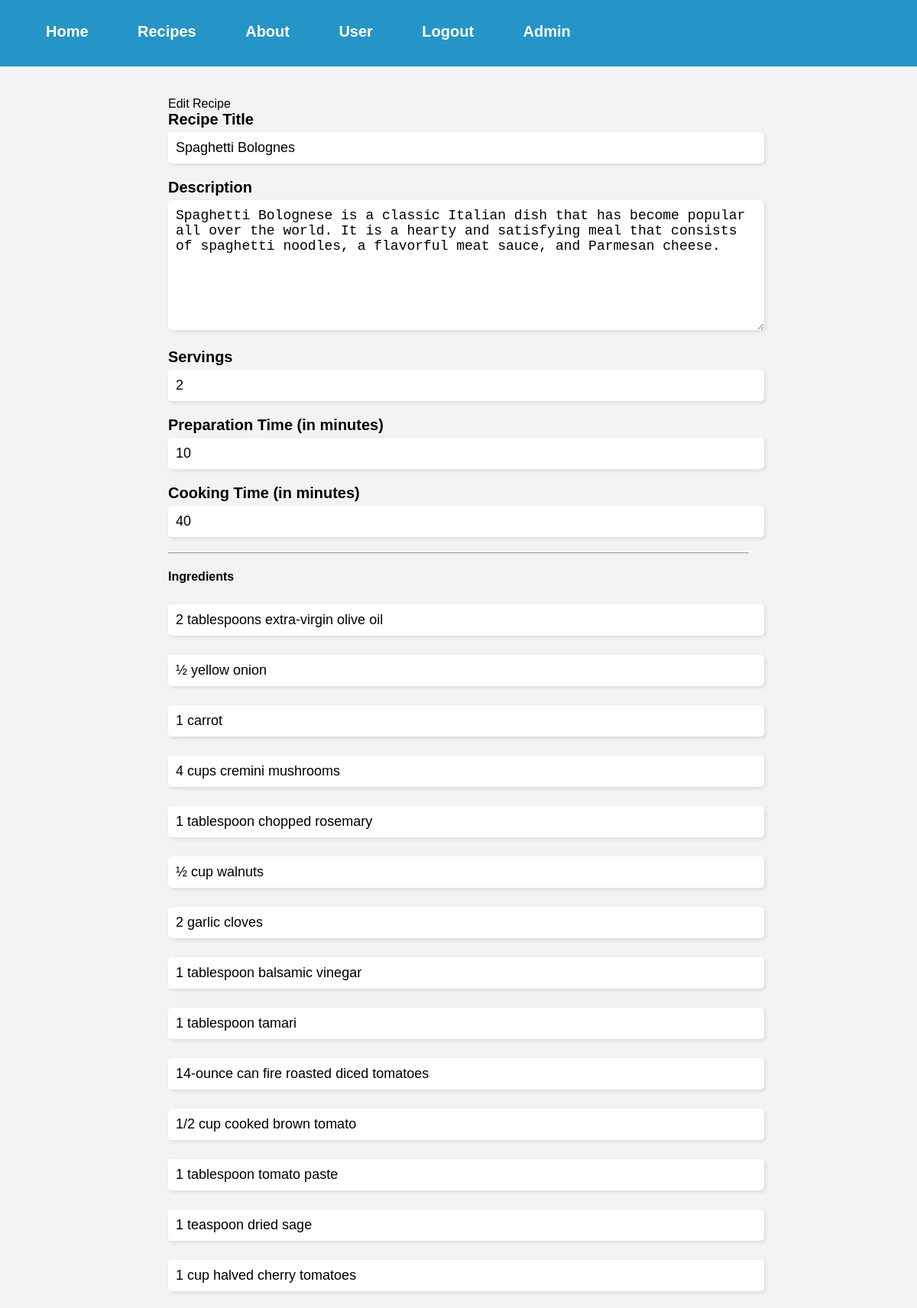
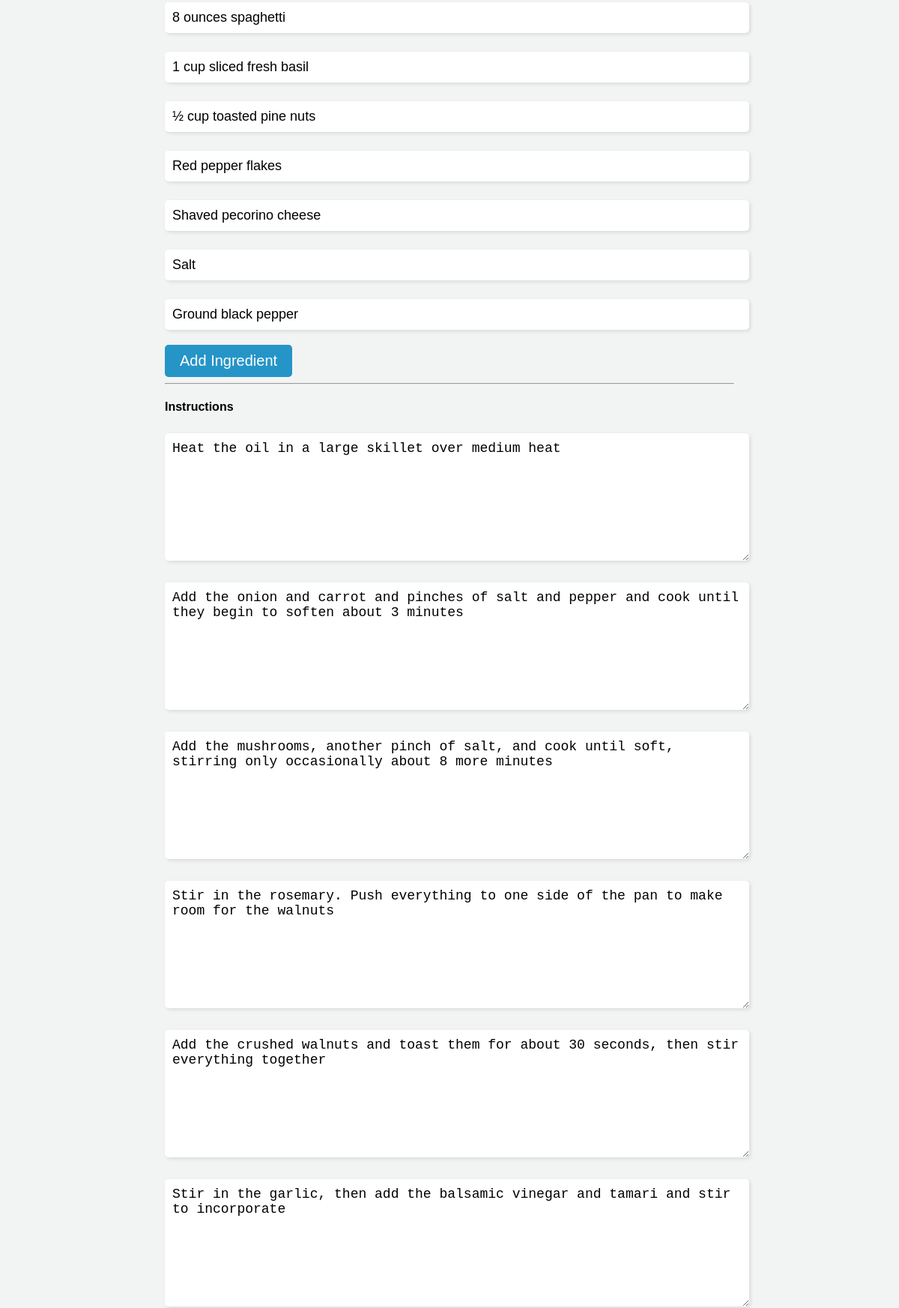
The page /editRecipe/9 (signed in, upper part) on the database its author committed (2 pictures, top to bottom).
### website/models.py (models this page shows)
class Recipe(db.Model):
    id = db.Column(db.Integer, primary_key=True)
    user_id = db.Column(db.Integer, db.ForeignKey('user.id'), nullable=False)
    title = db.Column(db.String(128), nullable=False)
    description = db.Column(db.String(512), nullable=False)
    servings = db.Column(db.Integer, nullable=False)
    prep_time = db.Column(db.Integer, nullable=False)
    cook_time = db.Column(db.Integer, nullable=False)
    ingredients = db.relationship('Ingredient', backref='recipe', lazy=True, cascade='all, delete')
    instructions = db.relationship('Instruction', backref='recipe', lazy=True, cascade='all, delete')
    tags = db.relationship('Tags', backref='recipe', lazy=True, cascade='all, delete')
    comments = db.relationship('Comments', backref='recipe', lazy=True, cascade='all, delete-orphan')
    likes = db.Column(db.Integer, default=0)

class Ingredient(db.Model):
    id = db.Column(db.Integer, primary_key=True)
    text = db.Column(db.String(256), nullable=False)
    recipe_id = db.Column(db.Integer, db.ForeignKey(
        'recipe.id', ondelete='cascade'), nullable=False)

class Instruction(db.Model):
    id = db.Column(db.Integer, primary_key=True)
    text = db.Column(db.String(1024), nullable=False)
    recipe_id = db.Column(db.Integer, db.ForeignKey(
        'recipe.id', ondelete='cascade'), nullable=False)

### website/views.py (the view, shortened to what this page needs)
@views.route('/editRecipe/<int:recipe_id>', methods=['GET', 'POST'])
@login_required
def editRecipe(recipe_id):
    recipe = Recipe.query.get_or_404(recipe_id)
    form = editRecipeForm()
    form.title.data = recipe.title
    form.description.data = recipe.description
    form.servings.data = recipe.servings
    form.prep_time.data = recipe.prep_time
    form.cook_time.data = recipe.cook_time
    ingredients = Ingredient.query.filter_by(recipe_id=recipe_id).all()
    instructions = Instruction.query.filter_by(recipe_id=recipe_id).all()
    return render_template('editRecipe.html', title='Edit Recipe', recipe_id=recipe_id, form=form, user=current_user, ingredients=ingredients, instructions=instructions)

### website/forms.py
class editRecipeForm(FlaskForm):
    title = StringField('Recipe Title', validators=[DataRequired()])
    servings = IntegerField('Servings', validators=[DataRequired()])
    prep_time = IntegerField('Preparation Time (in minutes)', validators=[DataRequired()])
    cook_time = IntegerField('Cooking Time (in minutes)', validators=[DataRequired()])
    description = TextAreaField('Description', validators=[DataRequired()])
    ingredients = StringField('Ingredients', validators=[DataRequired()])
    instructions = TextAreaField('Instructions', validators=[DataRequired()])
    recipe_id = HiddenField()
    submit = SubmitField('Update Recipe')

### website/__init__.py (called while the page is built)
def create_app():
    app = Flask(__name__)
    app.config['SECRET_KEY'] = 'hjshjhdjah kjshkjdhjs'
    app.config['SQLALCHEMY_DATABASE_URI'] = f'sqlite:///{DB_NAME}'
    db.init_app(app)
    from .views import views
    from .auth import auth
    app.register_blueprint(views, url_prefix='/')
    app.register_blueprint(auth, url_prefix='/')
    from .models import User
    with app.app_context():
        db.create_all()
    login_manager = LoginManager()
    login_manager.login_view = 'auth.login'
    login_manager.init_app(app)
    @login_manager.user_loader
    def load_user(id):
        return User.query.get(int(id))
    return app

### website/templates/editRecipe.html (shortened to what this page needs)
{% extends "base.html" %}
{% block content %}
<link rel="stylesheet" type="text/css" href="{{ url_for('static', filename='createRecipe.css') }}">
<div class="container">
    <div>
        <div>
            <div>{{ title }}</div>
            <form method="POST">
                <div class="form-group">
                    {{ form.title.label }}
                    {{ form.title }}
                </div>
                <div class="form-group">
                    {{ form.description.label }}
                    {{ form.description }}
                </div>
                <div class="form-group">
                    {{ form.servings.label }}
                    {{ form.servings }}
                </div>
                <div class="form-group">
                    {{ form.prep_time.label }}
                    {{ form.prep_time }}
                </div>
                <div class="form-group">
                    {{ form.cook_time.label }}
                    {{ form.cook_time }}
                </div>
                <hr>
                <h4>Ingredients</h4>
                <div class="ingredients">
                    {% for ingredient in ingredients %}
                    <div class="form-group">
                        <input type="text" name="ingredients" value="{{ ingredient.text }}"
                            required>
                    </div>
                    {% endfor %}
                </div>
                <button type="button" onclick="addIngredient()">Add Ingredient</button>
                <hr>
                <h4>Instructions</h4>
                <div class="instructions">
                    {% for instruction in instructions %}
                    <div class="form-group">
                        <textarea class="form-control" name="instructions" rows="3"
                            required>{{ instruction.text }}</textarea>
                    </div>
                    {% endfor %}
                </div>
            </form>
        </div>
    </div>
</div>
{% endblock %}

### website/static/createRecipe.css (style rules this page uses)
body { background-color: #F2F4F4; font-family: Arial, sans-serif; margin: 0; padding: 0; }
.container { max-width: 800px; margin: 0 auto; padding: 20px; }
.container .form-group { margin-bottom: 20px; }
.container label { font-size: 20px; font-weight: bold; }
.container input[type=text], .container input[type=number], .container textarea { width: 100%; padding: 10px; border: none; border-radius: 5px; box-shadow: 2px 2px 5px rgba(0,0,0,0.1); font-size: 18px; margin-top: 5px; }
.container textarea { height: 150px; }
.container button[type=button], .container input[type=submit] { padding: 10px 20px; border: none; border-radius: 5px; background-color: #2595C7; color: #FFFFFF; font-size: 20px; cursor: pointer; transition: all 0.3s ease-in-out; }

### rows shown on the page
Recipe: title "Spaghetti Bolognes", description "Spaghetti Bolognese is a classic Italian dish that has become popular all over the world. It is a hearty and satisfying meal that consists of spaghetti noodles, a flavorful meat sauce, and Parmesan cheese.", servings "2", prep_time "10", cook_time "40"
Ingredient: ingredients "2 tablespoons extra-virgin olive oil"
Ingredient: ingredients "½ yellow onion"
Ingredient: ingredients "1 carrot"
Ingredient: ingredients "4 cups cremini mushrooms"
Ingredient: ingredients "1 tablespoon chopped rosemary"
Ingredient: ingredients "½ cup walnuts"
Ingredient: ingredients "2 garlic cloves"
Ingredient: ingredients "1 tablespoon balsamic vinegar"
Ingredient: ingredients "1 tablespoon tamari"
Ingredient: ingredients "14-ounce can fire roasted diced tomatoes"
Ingredient: ingredients "1/2 cup cooked brown tomato"
Ingredient: ingredients "1 tablespoon tomato paste"
Ingredient: ingredients "1 teaspoon dried sage"
Ingredient: ingredients "1 cup halved cherry tomatoes"
Ingredient: ingredients "8 ounces spaghetti"
Ingredient: ingredients "1 cup sliced fresh basil"
Ingredient: ingredients "½ cup toasted pine nuts"
Ingredient: ingredients "Red pepper flakes"
Ingredient: ingredients "Shaved pecorino cheese"
Ingredient: ingredients "Salt"
Ingredient: ingredients "Ground black pepper"
Instruction: instructions "Heat the oil in a large skillet over medium heat"
Instruction: instructions "Add the onion and carrot and pinches of salt and pepper and cook until they begin to soften about 3 minutes"
Instruction: instructions "Add the mushrooms, another pinch of salt, and cook until soft, stirring only occasionally about 8 more minutes"
Instruction: instructions "Stir in the rosemary. Push everything to one side of the pan to make room for the walnuts"
Instruction: instructions "Add the crushed walnuts and toast them for about 30 seconds, then stir everything together"
Instruction: instructions "Stir in the garlic, then add the balsamic vinegar and tamari and stir to incorporate"

### other values the page prints
{{ title }} "Edit Recipe"
